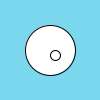
Frame 1 (no input)
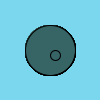
Frame 60 (the mouse pressed at the canvas centre just before this capture)
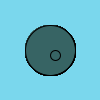
Frame 120 (the mouse held since frame 60 and released just before this capture)

The Processing sketch that drew these frames (run headless with seeded random() and noise(); from frame 60 on, the mouse is pressed at the canvas centre):

// Processing sketch: sketch_151122a
// ── sketch_151122a.pde
void setup()
{
  background(122,215,237);
}
void draw ()
{
ellipse(50,50,50,50);ellipse(55,55,10,10);                  

fill(55,100,100);
}
